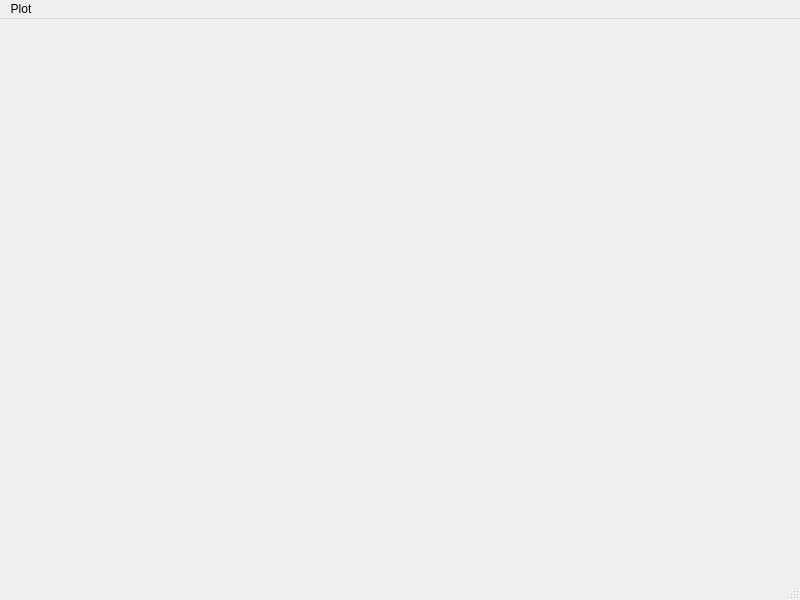
<?xml version="1.0" encoding="UTF-8"?>
<ui version="4.0">
 <class>MainWindow</class>
 <widget class="QMainWindow" name="MainWindow">
  <property name="geometry">
   <rect>
    <x>0</x>
    <y>0</y>
    <width>800</width>
    <height>600</height>
   </rect>
  </property>
  <property name="windowTitle">
   <string>MainWindow</string>
  </property>
  <widget class="QWidget" name="centralwidget">
   <layout class="QHBoxLayout" name="horizontalLayout">
    <item>
     <layout class="QVBoxLayout" name="mainLayout"/>
    </item>
   </layout>
  </widget>
  <widget class="QMenuBar" name="menubar">
   <property name="geometry">
    <rect>
     <x>0</x>
     <y>0</y>
     <width>800</width>
     <height>22</height>
    </rect>
   </property>
   <widget class="QMenu" name="menuPlot">
    <property name="title">
     <string>Plot</string>
    </property>
    <addaction name="actionPlot_Random"/>
   </widget>
   <addaction name="menuPlot"/>
  </widget>
  <widget class="QStatusBar" name="statusbar"/>
  <action name="actionPlot_Random">
   <property name="text">
    <string>Plot Random</string>
   </property>
  </action>
 </widget>
 <resources/>
 <connections/>
</ui>
